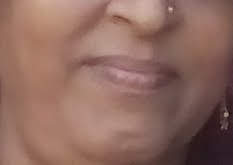
#> input picture non-cancer/20190916_1420142.jpg, 233 x 165 px, given as the content of the folder /content/oral_cancer_dataset, which was not available; the run also reads 1 picture not shown here
$ jupyter execute --allow-errors Oral_cancer.ipynb
#> lines starting #> are read from the running program, lines starting #| are printed output that depends on the picture; pictures that were not available may be replaced by others from this repository, and a replacement may not be noted
[cell 1]
import os
import zipfile
from google.colab import files
ZIP_PATH = "/content/archive.zip"
if os.path.exists(ZIP_PATH):
    print("Existing ZIP file found:")
    print(ZIP_PATH)
else:
    print("No ZIP file found. Please upload the dataset ZIP file.")
    uploaded = files.upload()
#> the answer given: 20190916_1420142.jpg
    ZIP_PATH = "/content/" + next(iter(uploaded))
    print("\nUploaded file:")
    print(ZIP_PATH)
#> (the rest of this cell did not finish here and is left out)

[cell 2]
import os
import zipfile
EXTRACT_DIR = "/content/oral_cancer_dataset"
if os.path.exists(EXTRACT_DIR):
    import shutil
    shutil.rmtree(EXTRACT_DIR)
#> (the rest of this cell did not finish here and is left out)

[cell 3]
for root, dirs, files_list in os.walk(EXTRACT_DIR):
    level = root.replace(EXTRACT_DIR, "").count(os.sep)
    indent = "    " * level

    print(f"{indent}{os.path.basename(root)}/")

    for file in files_list[:5]:
        print(f"{indent}    {file}")

[cell 4]
import os
import pandas as pd
DATASET_DIR = "/content/oral_cancer_dataset/OralCancer"
data = []
for label in ["cancer", "non-cancer"]:
    class_dir = os.path.join(DATASET_DIR, label)
    for filename in os.listdir(class_dir):
        if filename.lower().endswith(
            (".jpg", ".jpeg", ".png", ".bmp", ".tif", ".tiff", ".webp")
        ):
            data.append({
                "image_path": os.path.join(class_dir, filename),
                "label": label,
                "filename": filename
            })
df = pd.DataFrame(data)
print("Dataset loaded successfully.")
print("Total images:", len(df))
df.head()

[cell 5]
print("=" * 50)
print("DATASET DESCRIPTION")
print("=" * 50)

print("Total samples:", len(df))
print("Target variable:", "label")
print("Number of classes:", df["label"].nunique())

print("\nClass distribution:")
print(df["label"].value_counts())

print("\nDataset columns:")
print(df.columns.tolist())

[cell 6]
print("Missing values:")
print(df.isnull().sum())
print("\nDuplicate rows:", df.duplicated().sum())

[cell 7]
from PIL import Image
corrupt_images = []
for path in df["image_path"]:
    try:
        with Image.open(path) as img:
#> img is the input picture: PIL image 233x165 RGB; mean R, G, B 143, 106, 96
#> pass 3 of the loop `for path in df["image_path"]:`:
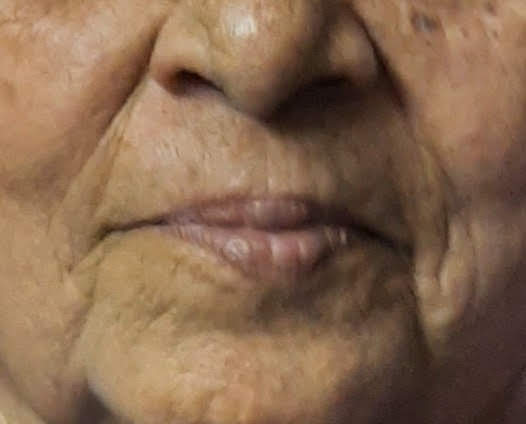
#> input picture non-cancer/20191129_1750382.jpg, 526 x 424 px, given as the content of the folder /content/oral_cancer_dataset, which was not available
#> img is the input picture: PIL image 526x424 RGB; mean R, G, B 135.3, 104, 79.1
#> the loop made 5 passes; the first 3 are shown
            img.verify()
    except:
        corrupt_images.append(path)
print("Total images:", len(df))
print("Corrupt/unreadable images:", len(corrupt_images))

[cell 8]
import matplotlib.pyplot as plt
counts = df["label"].value_counts()
plt.figure(figsize=(7, 5))
plt.bar(counts.index, counts.values)
plt.title("Class Distribution")
plt.xlabel("Class")
plt.ylabel("Number of Images")
plt.tight_layout()
plt.show()
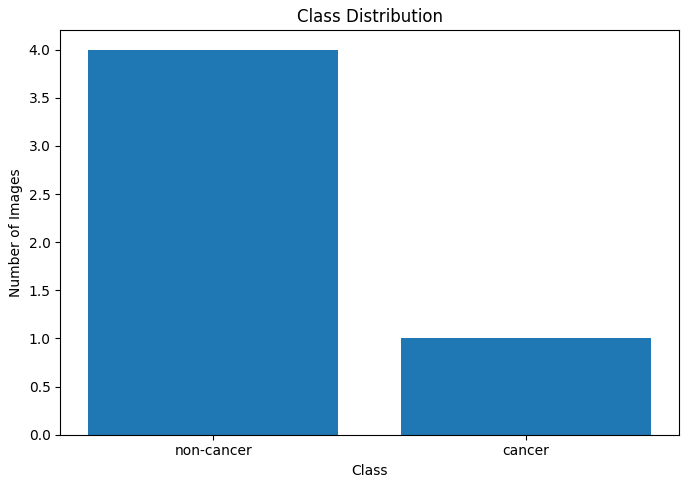
#> figure drawn by matplotlib, 1 panel

[cell 9]
import random
for label in ["cancer", "non-cancer"]:
    samples = df[df["label"] == label].sample(min(5, len(df[df["label"] == label])),random_state=42)
    plt.figure(figsize=(12, 3))
    for i, (_, row) in enumerate(samples.iterrows()):
        img = Image.open(row["image_path"]).convert("RGB")
        plt.subplot(1, len(samples), i + 1)
        plt.imshow(img)
        plt.axis("off")
        plt.title(label)
    plt.suptitle(f"Sample Images - {label}")
    plt.tight_layout()
    plt.show()

[cell 10]
image_stats = []
for _, row in df.iterrows():
    try:
        img = Image.open(row["image_path"]).convert("L")
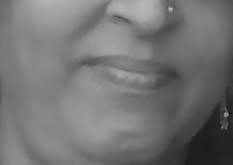
#> img: PIL image 233x165 L; min 12, max 190, mean 116
#> pass 3 of the loop `for _, row in df.iterrows():`:
#> `img = Image.open(row["image_path"]).convert("L")`:
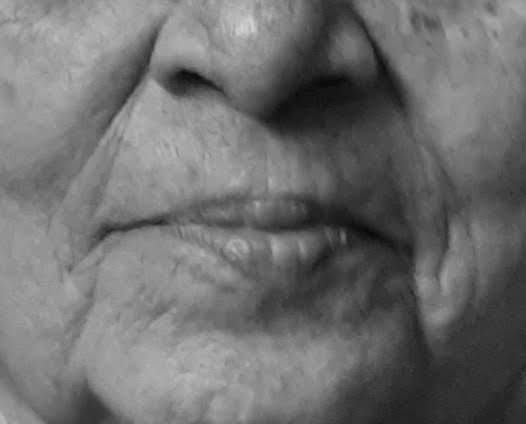
#> img: PIL image 526x424 L; min 8, max 213, mean 110.5
#> the loop made 5 passes; the first 3 are shown
        image_stats.append({
            "label": row["label"],
            "width": img.width,
            "height": img.height,
            "brightness": float(
                __import__("numpy").array(img).mean())})
    except:
        pass
stats_df = pd.DataFrame(image_stats)
stats_df.groupby("label")[["width", "height", "brightness"]].mean()

[cell 11]
plt.figure(figsize=(8, 5))
stats_df.boxplot(column="brightness",by="label")
plt.title("Brightness Distribution by Class")
plt.suptitle("")
plt.xlabel("Class")
plt.ylabel("Mean Pixel Intensity")
plt.tight_layout()
plt.show()
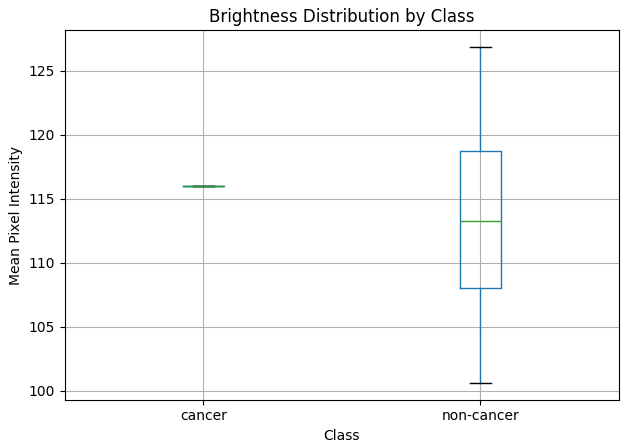
#> figure drawn by matplotlib, 1 panel

[cell 12]
correlation = stats_df[["width", "height", "brightness"]].corr()
print(correlation)

[cell 13]
plt.figure(figsize=(6, 5))
plt.imshow(correlation,cmap="coolwarm",vmin=-1,vmax=1)
plt.colorbar()
plt.xticks(range(3),["Width", "Height", "Brightness"])
plt.yticks(range(3),["Width", "Height", "Brightness"])
plt.title("Correlation of Image-Level Features")
plt.show()
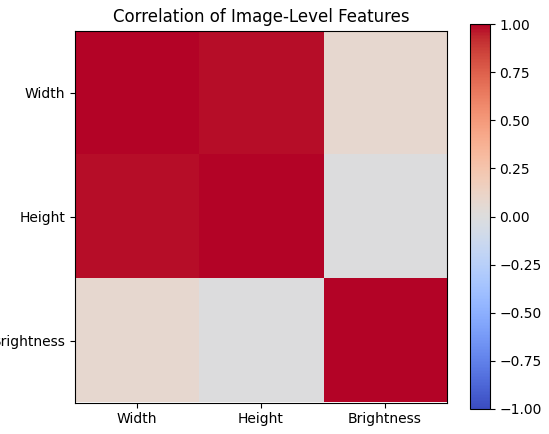
#> figure drawn by matplotlib, 2 panels

[cell 14]
import numpy as np
from skimage.feature import hog
IMAGE_SIZE = (128, 128)
def extract_hog(image_path):
    img = Image.open(image_path).convert("L")
    img = img.resize(IMAGE_SIZE)
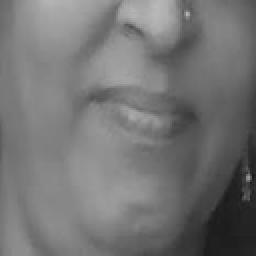
#> img: PIL image 128x128 L (shown 2 times larger); min 23, max 185, mean 116
    features = hog(np.array(img),orientations=9,pixels_per_cell=(8, 8),cells_per_block=(2, 2),block_norm="L2-Hys")
#> features = 8100 values, max 0.47 at index 311, min 0 at index 5, mean 0.119
    return features

[cell 15]
X = []
y = []
for _, row in df.iterrows():
    try:
        features = extract_hog(row["image_path"])
#> pass 3 of the loop `for _, row in df.iterrows():`:
#> in extract_hog (call 3), `img = img.resize(IMAGE_SIZE)`:
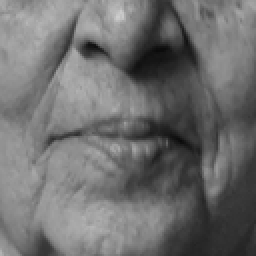
#> img: PIL image 128x128 L (shown 2 times larger); min 10, max 205, mean 110.5
#> in extract_hog (call 3), `features = hog(np.array(img),orientations=9,pixels_per_cell=(8, 8),cel..`: features = 8100 values, max 0.457 at index 1519, min 0 at index 140, mean 0.134
#> the loop made 5 passes; the first 3 are shown
        X.append(features)
        y.append(row["label"])
    except:
        pass
X = np.array(X)
from sklearn.preprocessing import LabelEncoder
encoder = LabelEncoder()
y = encoder.fit_transform(y)
print("Feature matrix shape:", X.shape)
#| Feature matrix shape: (5, 8100)
print("Target shape:", y.shape)
#| Target shape: (5,)
print("Classes:", encoder.classes_)

[cell 16]
from sklearn.model_selection import train_test_split
#> (the rest of this cell did not finish here and is left out)

[cell 17]
from sklearn.linear_model import LogisticRegression
model = LogisticRegression(max_iter=2000,random_state=42)
#> (the rest of this cell did not finish here and is left out)

[cell 18]
from sklearn.metrics import (accuracy_score,precision_score,recall_score,f1_score,classification_report)
#> (the rest of this cell did not finish here and is left out)

[cell 19]
from sklearn.metrics import ConfusionMatrixDisplay
#> (the rest of this cell did not finish here and is left out)

[cell 20]
from google.colab import files
uploaded = files.upload()
#> the answer given: 20191129_1750382.jpg
